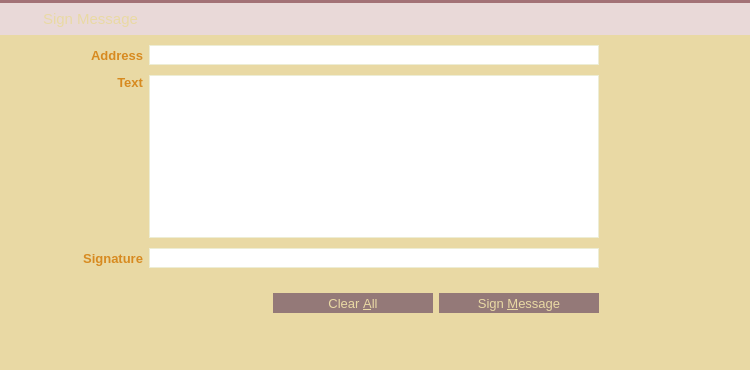
<?xml version="1.0" encoding="UTF-8"?>
<ui version="4.0">
 <class>SignMessagePage</class>
 <widget class="QWidget" name="SignMessagePage">
  <property name="geometry">
   <rect>
    <x>0</x>
    <y>0</y>
    <width>750</width>
    <height>370</height>
   </rect>
  </property>
  <property name="palette">
   <palette>
    <active>
     <colorrole role="Button">
      <brush brushstyle="SolidPattern">
       <color alpha="255">
        <red>233</red>
        <green>217</green>
        <blue>216</blue>
       </color>
      </brush>
     </colorrole>
     <colorrole role="Base">
      <brush brushstyle="SolidPattern">
       <color alpha="255">
        <red>233</red>
        <green>217</green>
        <blue>216</blue>
       </color>
      </brush>
     </colorrole>
     <colorrole role="Window">
      <brush brushstyle="SolidPattern">
       <color alpha="255">
        <red>233</red>
        <green>217</green>
        <blue>216</blue>
       </color>
      </brush>
     </colorrole>
     <colorrole role="Highlight">
      <brush brushstyle="SolidPattern">
       <color alpha="255">
        <red>235</red>
        <green>235</green>
        <blue>235</blue>
       </color>
      </brush>
     </colorrole>
     <colorrole role="HighlightedText">
      <brush brushstyle="SolidPattern">
       <color alpha="255">
        <red>171</red>
        <green>127</green>
        <blue>130</blue>
       </color>
      </brush>
     </colorrole>
    </active>
    <inactive>
     <colorrole role="Button">
      <brush brushstyle="SolidPattern">
       <color alpha="255">
        <red>233</red>
        <green>217</green>
        <blue>216</blue>
       </color>
      </brush>
     </colorrole>
     <colorrole role="Base">
      <brush brushstyle="SolidPattern">
       <color alpha="255">
        <red>233</red>
        <green>217</green>
        <blue>216</blue>
       </color>
      </brush>
     </colorrole>
     <colorrole role="Window">
      <brush brushstyle="SolidPattern">
       <color alpha="255">
        <red>233</red>
        <green>217</green>
        <blue>216</blue>
       </color>
      </brush>
     </colorrole>
     <colorrole role="Highlight">
      <brush brushstyle="SolidPattern">
       <color alpha="255">
        <red>235</red>
        <green>235</green>
        <blue>235</blue>
       </color>
      </brush>
     </colorrole>
     <colorrole role="HighlightedText">
      <brush brushstyle="SolidPattern">
       <color alpha="255">
        <red>171</red>
        <green>127</green>
        <blue>130</blue>
       </color>
      </brush>
     </colorrole>
    </inactive>
    <disabled>
     <colorrole role="Button">
      <brush brushstyle="SolidPattern">
       <color alpha="255">
        <red>233</red>
        <green>217</green>
        <blue>216</blue>
       </color>
      </brush>
     </colorrole>
     <colorrole role="Base">
      <brush brushstyle="SolidPattern">
       <color alpha="255">
        <red>233</red>
        <green>217</green>
        <blue>216</blue>
       </color>
      </brush>
     </colorrole>
     <colorrole role="Window">
      <brush brushstyle="SolidPattern">
       <color alpha="255">
        <red>233</red>
        <green>217</green>
        <blue>216</blue>
       </color>
      </brush>
     </colorrole>
     <colorrole role="Highlight">
      <brush brushstyle="SolidPattern">
       <color alpha="255">
        <red>240</red>
        <green>240</green>
        <blue>240</blue>
       </color>
      </brush>
     </colorrole>
     <colorrole role="HighlightedText">
      <brush brushstyle="SolidPattern">
       <color alpha="255">
        <red>171</red>
        <green>127</green>
        <blue>130</blue>
       </color>
      </brush>
     </colorrole>
    </disabled>
   </palette>
  </property>
  <property name="windowTitle">
   <string>Form</string>
  </property>
  <property name="styleSheet">
   <string notr="true">QLineEdit {
	border: 1px solid #ededd5;
}
</string>
  </property>
  <layout class="QVBoxLayout" name="verticalLayout_4">
   <property name="spacing">
    <number>0</number>
   </property>
   <property name="margin">
    <number>0</number>
   </property>
   <item>
    <widget class="Line" name="lineBeforeAddressBook_3">
     <property name="styleSheet">
      <string notr="true">background-color: #A37276;</string>
     </property>
     <property name="frameShadow">
      <enum>QFrame::Raised</enum>
     </property>
     <property name="lineWidth">
      <number>0</number>
     </property>
     <property name="orientation">
      <enum>Qt::Horizontal</enum>
     </property>
    </widget>
   </item>
   <item>
    <widget class="QWidget" name="wHeader" native="true">
     <property name="minimumSize">
      <size>
       <width>0</width>
       <height>32</height>
      </size>
     </property>
     <property name="maximumSize">
      <size>
       <width>16777215</width>
       <height>32</height>
      </size>
     </property>
     <property name="is_header" stdset="0">
      <bool>true</bool>
     </property>
     <layout class="QHBoxLayout" name="horizontalLayout_20">
      <property name="margin">
       <number>0</number>
      </property>
      <item>
       <spacer name="horizontalSpacer_28">
        <property name="orientation">
         <enum>Qt::Horizontal</enum>
        </property>
        <property name="sizeType">
         <enum>QSizePolicy::Fixed</enum>
        </property>
        <property name="sizeHint" stdset="0">
         <size>
          <width>7</width>
          <height>20</height>
         </size>
        </property>
       </spacer>
      </item>
      <item>
       <widget class="QLabel" name="label_37">
        <property name="sizePolicy">
         <sizepolicy hsizetype="Preferred" vsizetype="Preferred">
          <horstretch>0</horstretch>
          <verstretch>0</verstretch>
         </sizepolicy>
        </property>
        <property name="minimumSize">
         <size>
          <width>30</width>
          <height>30</height>
         </size>
        </property>
        <property name="maximumSize">
         <size>
          <width>30</width>
          <height>30</height>
         </size>
        </property>
        <property name="text">
         <string/>
        </property>
        <property name="pixmap">
         <pixmap resource="../res.qrc">:/res/sign_message_icon.png</pixmap>
        </property>
       </widget>
      </item>
      <item>
       <widget class="QLabel" name="label_38">
        <property name="font">
         <font>
          <pointsize>11</pointsize>
          <stylestrategy>PreferAntialias</stylestrategy>
         </font>
        </property>
        <property name="styleSheet">
         <string notr="true">QLabel {
	color: #e9d9a4;
}</string>
        </property>
        <property name="text">
         <string>Sign Message</string>
        </property>
        <property name="buddy">
         <cstring></cstring>
        </property>
       </widget>
      </item>
     </layout>
    </widget>
   </item>
   <item>
    <widget class="QWidget" name="wContainer" native="true">
     <property name="styleSheet">
      <string notr="true">#wContainer {
	background-color: #e9d9a4;
}</string>
     </property>
     <layout class="QVBoxLayout" name="verticalLayout_2">
      <property name="spacing">
       <number>0</number>
      </property>
      <property name="margin">
       <number>0</number>
      </property>
      <item>
       <layout class="QHBoxLayout" name="horizontalLayout" stretch="1,7,1">
        <property name="spacing">
         <number>0</number>
        </property>
        <item>
         <spacer name="horizontalSpacer_29">
          <property name="orientation">
           <enum>Qt::Horizontal</enum>
          </property>
          <property name="sizeHint" stdset="0">
           <size>
            <width>136</width>
            <height>216</height>
           </size>
          </property>
         </spacer>
        </item>
        <item>
         <layout class="QVBoxLayout" name="verticalLayout_3">
          <property name="topMargin">
           <number>0</number>
          </property>
          <item>
         <layout class="QGridLayout" name="gridLayout_5">
            <property name="topMargin">
             <number>6</number>
            </property>
            <property name="bottomMargin">
             <number>3</number>
            </property>
          <property name="spacing">
           <number>6</number>
          </property>
          <item row="2" column="0">
           <widget class="QLabel" name="label_40">
            <property name="font">
             <font>
              <pointsize>10</pointsize>
              <weight>75</weight>
              <bold>true</bold>
             </font>
            </property>
            <property name="styleSheet">
             <string notr="true">QLabel {
	color: #d78a20;
}</string>
            </property>
            <property name="text">
             <string>Signature</string>
            </property>
            <property name="alignment">
             <set>Qt::AlignRight|Qt::AlignTrailing|Qt::AlignVCenter</set>
            </property>
            <property name="margin">
             <number>5</number>
            </property>
           </widget>
          </item>
            <item row="0" column="3">
             <widget class="QPushButton" name="addressBookButton_SM">
            <property name="minimumSize">
             <size>
              <width>28</width>
              <height>28</height>
             </size>
            </property>
            <property name="maximumSize">
             <size>
              <width>28</width>
              <height>28</height>
             </size>
            </property>
            <property name="toolTip">
               <string>Choose an address from the address book</string>
            </property>
            <property name="styleSheet">
             <string notr="true">QPushButton {
	border: 0px solid gray;
	image: url(:/res/addressbook/normal.png);	
}

QPushButton:!enabled {
	image: url(:/res/addressbook/disabled.png);
}

QPushButton:pressed:flat {
	image: url(:/res/addressbook/pressed.png);
}

QPushButton:hover {
	image: url(:/res/addressbook/hover.png);
}</string>
            </property>
              <property name="shortcut">
               <string>Alt+A</string>
            </property>
            <property name="flat">
             <bool>true</bool>
            </property>
           </widget>
          </item>
          <item row="0" column="2">
           <widget class="QPushButton" name="pasteButton_SM">
            <property name="minimumSize">
             <size>
              <width>28</width>
              <height>28</height>
             </size>
            </property>
            <property name="maximumSize">
             <size>
              <width>28</width>
              <height>28</height>
             </size>
            </property>
            <property name="toolTip">
             <string>Paste address from clipboard</string>
            </property>
            <property name="styleSheet">
             <string notr="true">QPushButton {
	border: 0px solid gray;
	image: url(:/res/paste/normal.png);	
}

QPushButton:!enabled {
	image: url(:/res/paste/disabled.png);
}

QPushButton:pressed:flat {
	image: url(:/res/paste/pressed.png);
}

QPushButton:hover {
	image: url(:/res/paste/hover.png);
}</string>
            </property>
            <property name="shortcut">
             <string>Alt+P</string>
            </property>
            <property name="flat">
             <bool>true</bool>
            </property>
           </widget>
          </item>
            <item row="0" column="0">
             <widget class="QLabel" name="label_39">
              <property name="font">
               <font>
                <pointsize>10</pointsize>
                <weight>75</weight>
                <bold>true</bold>
               </font>
              </property>
              <property name="styleSheet">
               <string notr="true">QLabel {
	color: #d78a20;
}</string>
              </property>
              <property name="text">
               <string>Address</string>
              </property>
              <property name="alignment">
               <set>Qt::AlignRight|Qt::AlignTrailing|Qt::AlignVCenter</set>
              </property>
              <property name="margin">
               <number>5</number>
              </property>
             </widget>
            </item>
            <item row="0" column="1">
             <widget class="QValidatedLineEdit" name="addressIn_SM">
              <property name="minimumSize">
               <size>
                <width>0</width>
                <height>20</height>
               </size>
              </property>
              <property name="font">
               <font>
                <pointsize>10</pointsize>
               </font>
              </property>
              <property name="toolTip">
               <string>The address to sign the message with (e.g. FAFBkddsxh1yZmgcniFspsNSP1imaeU8xk)</string>
              </property>
              <property name="maxLength">
               <number>34</number>
              </property>
             </widget>
            </item>
            <item row="1" column="0">
             <widget class="QLabel" name="label_41">
              <property name="font">
               <font>
                <pointsize>10</pointsize>
                <weight>75</weight>
                <bold>true</bold>
               </font>
              </property>
              <property name="styleSheet">
               <string notr="true">QLabel {
	color: #d78a20;
}</string>
              </property>
              <property name="text">
               <string>Text</string>
              </property>
              <property name="alignment">
               <set>Qt::AlignRight|Qt::AlignTop|Qt::AlignTrailing</set>
              </property>
              <property name="margin">
               <number>5</number>
              </property>
             </widget>
            </item>
            <item row="1" column="1">
             <widget class="QPlainTextEdit" name="messageIn_SM">
              <property name="font">
               <font>
                <pointsize>10</pointsize>
               </font>
              </property>
              <property name="toolTip">
               <string>Enter the message you want to sign here</string>
              </property>
              <property name="styleSheet">
               <string notr="true">QPlainTextEdit {
	border: 1px solid #ededd5;
}</string>
              </property>
              <property name="plainText">
               <string/>
              </property>
              <property name="backgroundVisible">
               <bool>false</bool>
              </property>
             </widget>
            </item>
            <item row="2" column="2">
             <widget class="QPushButton" name="copySignatureButton_SM">
              <property name="minimumSize">
               <size>
                <width>28</width>
                <height>28</height>
               </size>
              </property>
              <property name="maximumSize">
               <size>
                <width>28</width>
                <height>28</height>
               </size>
              </property>
              <property name="toolTip">
               <string>Copy the current signature to the system clipboard</string>
              </property>
              <property name="styleSheet">
               <string notr="true">QPushButton {
	border: 0px solid gray;
	image: url(:/res/copy/normal.png);
}

QPushButton:pressed:flat {
	image: url(:/res/copy/pressed.png);
}

QPushButton:hover {
	image: url(:/res/copy/hover.png);
}</string>
              </property>
              <property name="text">
               <string/>
              </property>
              <property name="flat">
               <bool>true</bool>
              </property>
             </widget>
            </item>
          <item row="2" column="1">
           <widget class="QLineEdit" name="signatureOut_SM">
            <property name="minimumSize">
             <size>
              <width>0</width>
              <height>20</height>
             </size>
            </property>
            <property name="font">
             <font>
              <pointsize>10</pointsize>
             </font>
            </property>
            <property name="readOnly">
             <bool>true</bool>
            </property>
           </widget>
          </item>
           </layout>
          </item>
          <item>
           <widget class="QLabel" name="statusLabel_SM">
            <property name="font">
             <font>
              <pointsize>10</pointsize>
              <weight>75</weight>
              <bold>true</bold>
             </font>
            </property>
            <property name="text">
             <string/>
            </property>
            <property name="alignment">
             <set>Qt::AlignCenter</set>
            </property>
            <property name="wordWrap">
             <bool>true</bool>
            </property>
           </widget>
          </item>
          <item>
           <widget class="QWidget" name="wAcceptHolder" native="true">
            <property name="minimumSize">
             <size>
              <width>0</width>
              <height>26</height>
             </size>
            </property>
            <layout class="QHBoxLayout" name="horizontalLayout_22">
             <property name="margin">
              <number>0</number>
             </property>
             <item>
              <spacer name="horizontalSpacer_30">
               <property name="orientation">
                <enum>Qt::Horizontal</enum>
               </property>
               <property name="sizeHint" stdset="0">
                <size>
                 <width>40</width>
                 <height>20</height>
                </size>
               </property>
              </spacer>
             </item>
             <item>
              <widget class="QPushButton" name="clearButton_SM">
               <property name="minimumSize">
                <size>
                 <width>160</width>
                 <height>20</height>
                </size>
               </property>
               <property name="maximumSize">
                <size>
                 <width>160</width>
                 <height>20</height>
                </size>
               </property>
               <property name="font">
                <font>
                 <pointsize>10</pointsize>
                 <stylestrategy>PreferAntialias</stylestrategy>
                </font>
               </property>
               <property name="toolTip">
                <string>Reset all sign message fields</string>
               </property>
               <property name="styleSheet">
                <string notr="true">QPushButton {
	background-color: #947978;
	color: #e9d9a4;
	border: 0px solid gray;
	max-height: 20px;
	min-height: 20px;
	max-width: 160px;
	min-width: 160px;
}

QPushButton:hover {
	background-color: #d78a20;
}

QPushButton:pressed:flat {
	background-color: #d78a20;
}</string>
               </property>
               <property name="text">
                <string>Clear &amp;All</string>
               </property>
               <property name="flat">
                <bool>true</bool>
               </property>
              </widget>
             </item>
             <item>
              <widget class="QPushButton" name="signMessageButton_SM">
               <property name="font">
                <font>
                 <pointsize>10</pointsize>
                 <stylestrategy>PreferAntialias</stylestrategy>
                </font>
               </property>
               <property name="toolTip">
                <string>Sign the message to prove you own this Floripacoin address</string>
               </property>
               <property name="styleSheet">
                <string notr="true">QPushButton {
	background-color: #947978;
	color: #e9d9a4;
	border: 0px solid gray;
	max-height: 20px;
	min-height: 20px;
	max-width: 160px;
	min-width: 160px;
}

QPushButton:hover {
	background-color: #d78a20;
}

QPushButton:pressed:flat {
	background-color: #d78a20;
}</string>
               </property>
               <property name="text">
                <string>Sign &amp;Message</string>
               </property>
               <property name="flat">
                <bool>true</bool>
               </property>
              </widget>
             </item>
             <item>
              <spacer name="horizontalSpacer">
               <property name="orientation">
                <enum>Qt::Horizontal</enum>
            </property>
               <property name="sizeType">
                <enum>QSizePolicy::Fixed</enum>
            </property>
               <property name="sizeHint" stdset="0">
             <size>
                 <width>68</width>
              <height>20</height>
             </size>
            </property>
              </spacer>
          </item>
            </layout>
           </widget>
          </item>
         </layout>
        </item>
        <item>
         <spacer name="horizontalSpacer_31">
          <property name="orientation">
           <enum>Qt::Horizontal</enum>
          </property>
          <property name="sizeHint" stdset="0">
           <size>
            <width>136</width>
            <height>20</height>
           </size>
          </property>
         </spacer>
        </item>
       </layout>
      </item>
      <item>
       <spacer name="verticalSpacer">
        <property name="orientation">
         <enum>Qt::Vertical</enum>
        </property>
        <property name="sizeHint" stdset="0">
         <size>
          <width>20</width>
          <height>82</height>
         </size>
        </property>
       </spacer>
      </item>
     </layout>
    </widget>
   </item>
  </layout>
 </widget>
 <customwidgets>
  <customwidget>
   <class>QValidatedLineEdit</class>
   <extends>QLineEdit</extends>
   <header>qvalidatedlineedit.h</header>
  </customwidget>
 </customwidgets>
 <resources>
  <include location="../res.qrc"/>
 </resources>
 <connections/>
</ui>
